Frame 1 (no input): blank canvas, image omitted
Frame 60 (the mouse pressed at the canvas centre just before this capture): blank canvas, image omitted
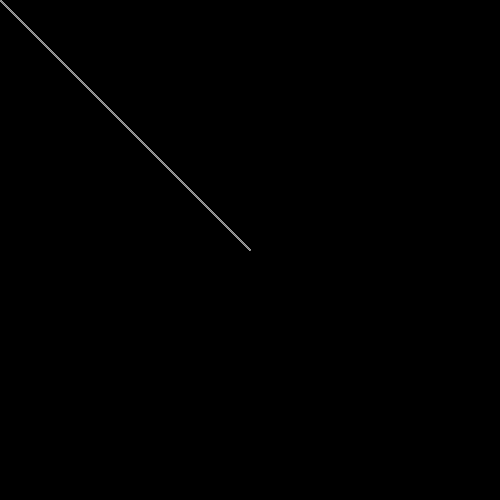
Frame 120 (the mouse held since frame 60 and released just before this capture)

The Processing sketch whose frames 1 and 60 were blank and that drew this single picture after the mouse press (run headless with seeded random() and noise(); from frame 60 on, the mouse is pressed at the canvas centre):

// Processing sketch: processing_181729
// ── processing_181729.pde

void setup() {
  size(500, 500);  
  background(0);
}

void draw() {
  stroke(255);
  line(0, 0, mouseX, mouseY);
  stroke( mouseX/2 );
  line(0, 0, mouseX, mouseY);
  stroke( mouseY/2 );
  line(0, 0, mouseX, mouseY);
}

void mousePressed() {
  stroke(mouseY/2);
  fill(mouseX/2);
  ellipseMode(CENTER);
  ellipse(mouseX, mouseY, 5, 5);
}
